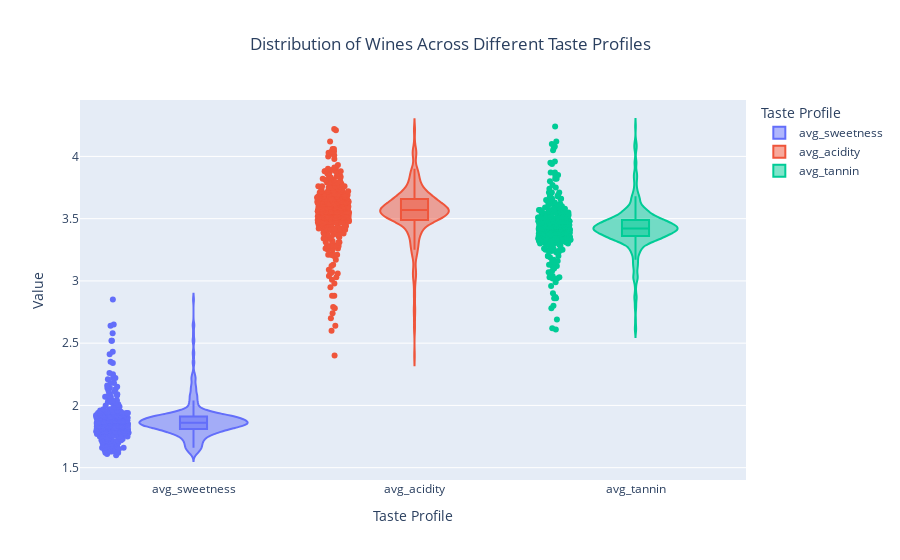

The notebook cell this image was saved under:
### Code cell
df_melted = df.melt(id_vars='avg_ratings_average', value_vars=['avg_sweetness', 'avg_acidity', 'avg_tannin'],
                     var_name='Taste Profile', value_name='Value')

# Create the violin plot
fig = px.violin(
    df_melted,
    y='Value',
    x='Taste Profile',
    color='Taste Profile',
    box=True,
    points='all',
    title='Distribution of Wines Across Different Taste Profiles',
    labels={
        'Value': 'Taste Profile Value',
        'Taste Profile': 'Taste Profile'
    }
)

# Update layout for better appearance
fig.update_layout(
    xaxis_title='Taste Profile',
    yaxis_title='Value',
    boxmode='overlay',  # Overlay the box plot on the violin plot
    title_x=0.5  # Center the title
)

# Show the plot
fig.show()

### Figure 1 — Plotly figure (JSON) as saved in the notebook; plotly's stock layout.template omitted (floating-point values rounded to 4 significant figures; data arrays with more than 128 entries replaced by an {"elided": "..."} marker saying what was removed)
{"data": [{"alignmentgroup": "True", "box": {"visible": true}, "hovertemplate": "Taste Profile=%{x}<br>Taste Profile Value=%{y}<extra></extra>", "legendgroup": "avg_sweetness", "marker": {"color": "#636efa"}, "name": "avg_sweetness", "offsetgroup": "avg_sweetness", "orientation": "v", "points": "all", "scalegroup": "True", "showlegend": true, "type": "violin", "x": {"elided": "439 str values"}, "x0": " ", "xaxis": "x", "y": {"elided": "439 float values"}, "y0": " ", "yaxis": "y"}, {"alignmentgroup": "True", "box": {"visible": true}, "hovertemplate": "Taste Profile=%{x}<br>Taste Profile Value=%{y}<extra></extra>", "legendgroup": "avg_acidity", "marker": {"color": "#EF553B"}, "name": "avg_acidity", "offsetgroup": "avg_acidity", "orientation": "v", "points": "all", "scalegroup": "True", "showlegend": true, "type": "violin", "x": {"elided": "439 str values"}, "x0": " ", "xaxis": "x", "y": {"elided": "439 float values"}, "y0": " ", "yaxis": "y"}, {"alignmentgroup": "True", "box": {"visible": true}, "hovertemplate": "Taste Profile=%{x}<br>Taste Profile Value=%{y}<extra></extra>", "legendgroup": "avg_tannin", "marker": {"color": "#00cc96"}, "name": "avg_tannin", "offsetgroup": "avg_tannin", "orientation": "v", "points": "all", "scalegroup": "True", "showlegend": true, "type": "violin", "x": {"elided": "439 str values"}, "x0": " ", "xaxis": "x", "y": {"elided": "439 float values"}, "y0": " ", "yaxis": "y"}], "layout": {"boxmode": "overlay", "legend": {"title": {"text": "Taste Profile"}, "tracegroupgap": 0}, "title": {"text": "Distribution of Wines Across Different Taste Profiles", "x": 0.5}, "violinmode": "overlay", "xaxis": {"anchor": "y", "categoryarray": ["avg_sweetness", "avg_acidity", "avg_tannin"], "categoryorder": "array", "domain": [0, 1], "title": {"text": "Taste Profile"}}, "yaxis": {"anchor": "x", "domain": [0, 1], "title": {"text": "Value"}}}}
